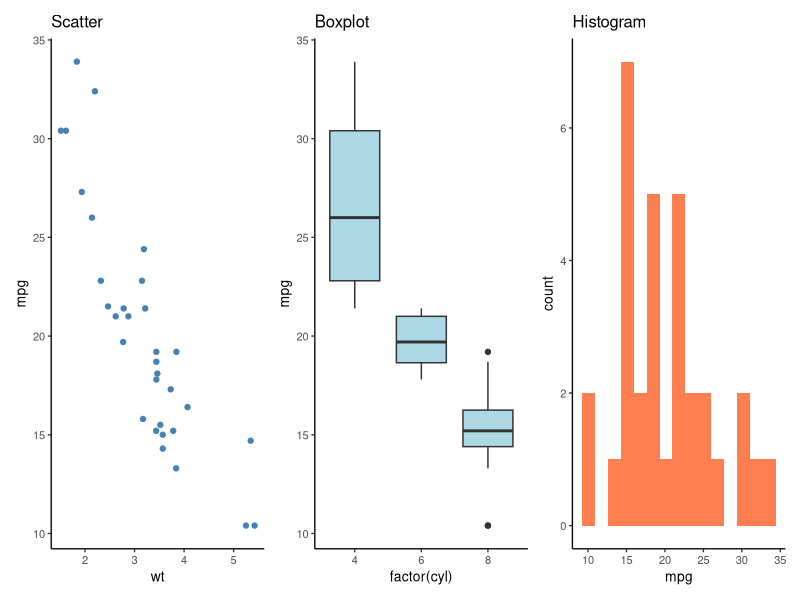
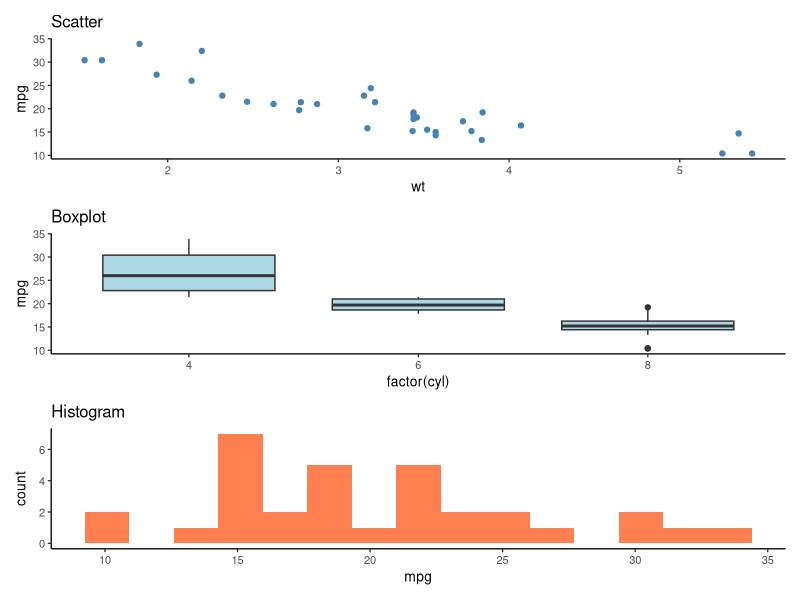
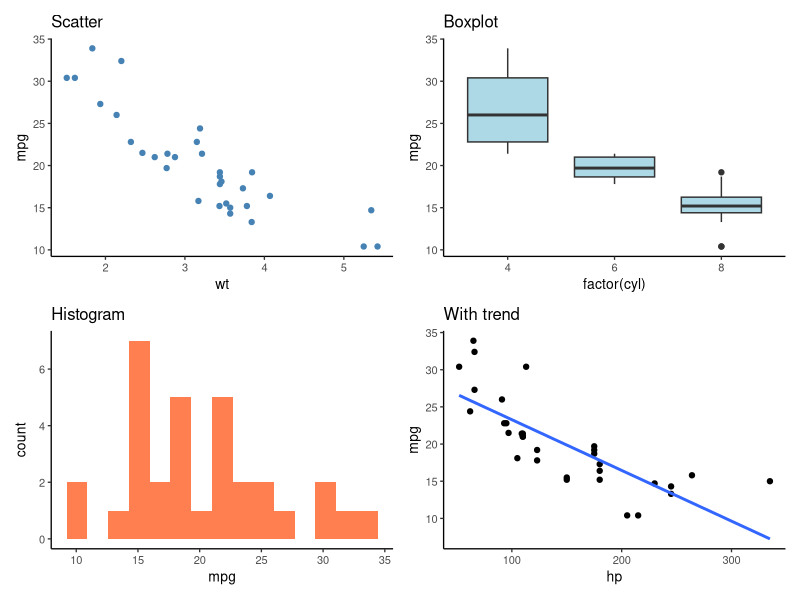
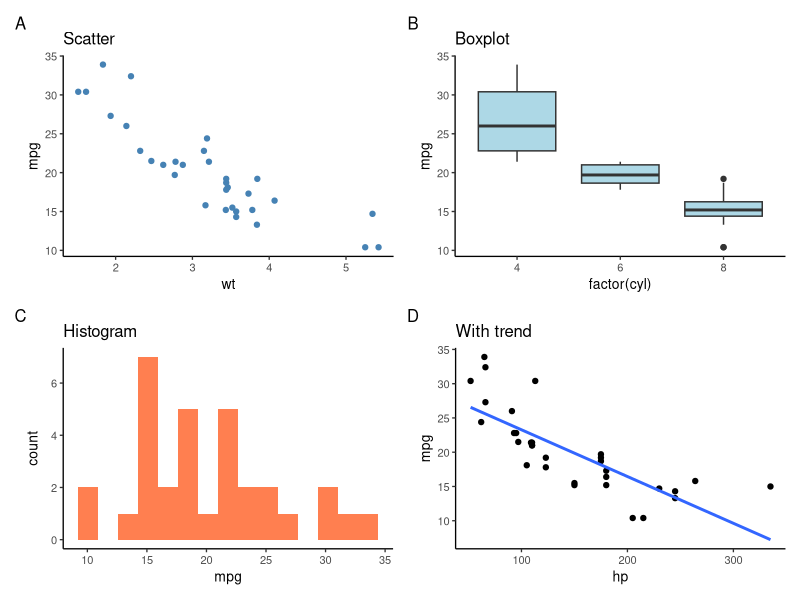
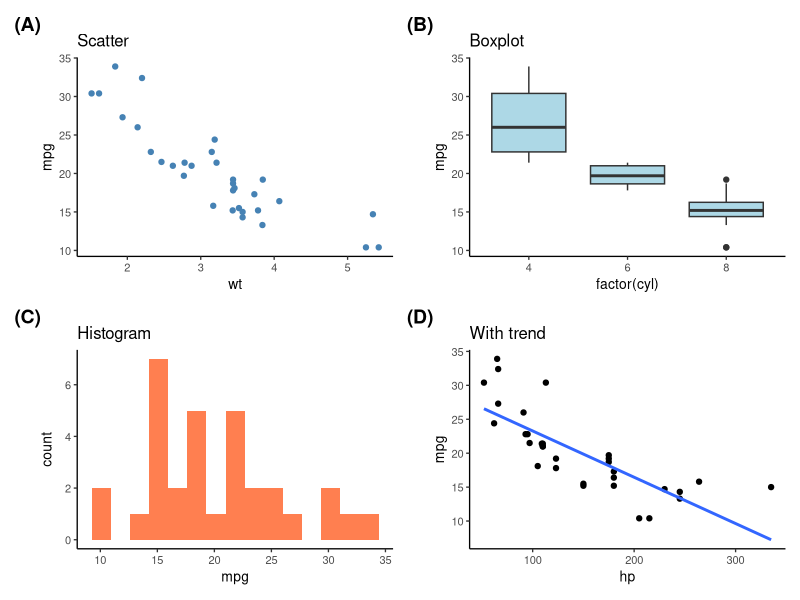
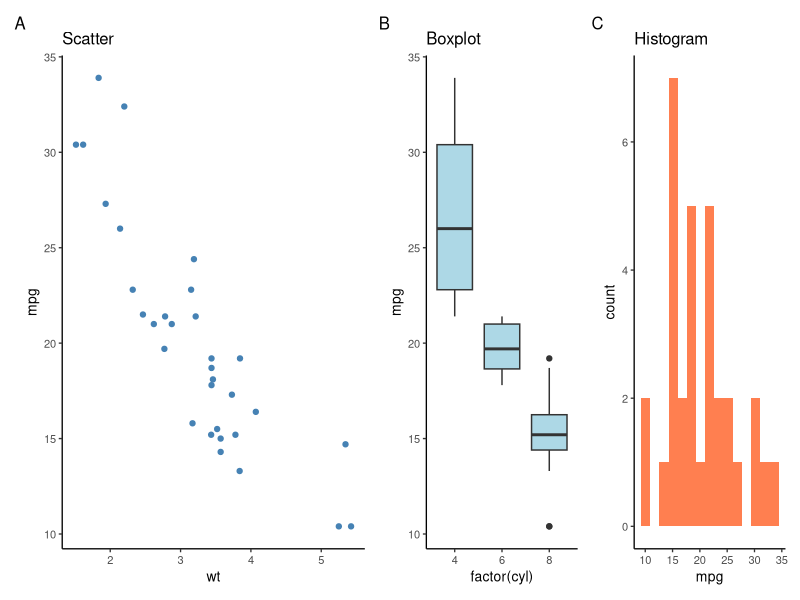
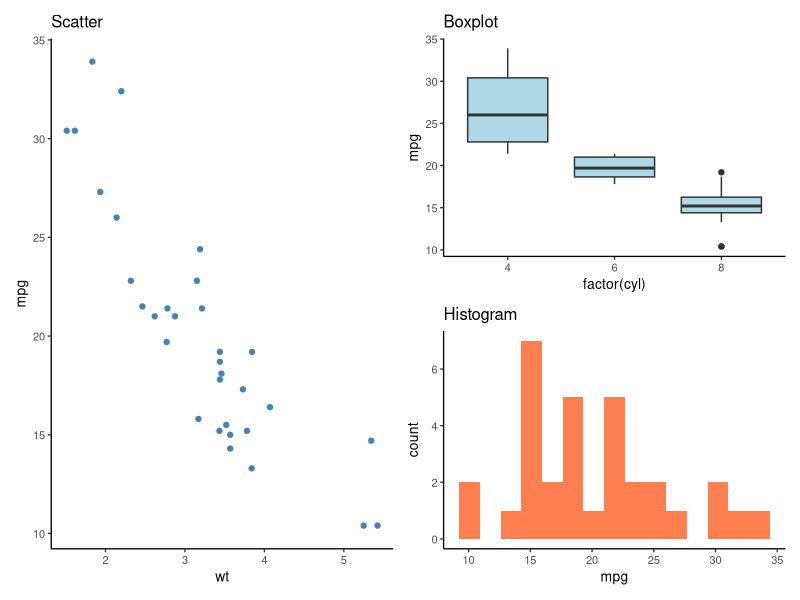
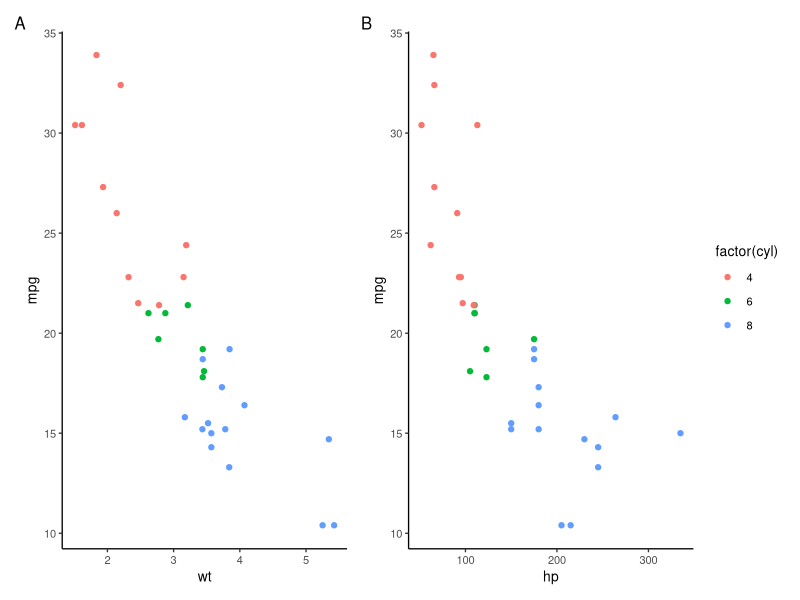

Recreate these plots in R, in order.
## ---- chunk 1
#| label: setup-patchwork
#| echo: false
#| eval: true
#| message: false

library(ggplot2)
library(patchwork)

# Create sample plots
p1 <- ggplot(mtcars, aes(wt, mpg)) +
  geom_point(color = "steelblue") +
  labs(title = "Scatter") +
  theme_classic(base_size = 10)

p2 <- ggplot(mtcars, aes(factor(cyl), mpg)) +
  geom_boxplot(fill = "lightblue") +
  labs(title = "Boxplot") +
  theme_classic(base_size = 10)

p3 <- ggplot(mtcars, aes(mpg)) +
  geom_histogram(bins = 15, fill = "coral") +
  labs(title = "Histogram") +
  theme_classic(base_size = 10)

p4 <- ggplot(mtcars, aes(hp, mpg)) +
  geom_point() + geom_smooth(method = "lm", se = FALSE) +
  labs(title = "With trend") +
  theme_classic(base_size = 10)
## ---- chunk 2
#| label: patchwork-horizontal
#| echo: true
#| eval: true
#| fig-width: 10
#| fig-height: 4

library(patchwork)

p1 | p2 | p3
## ---- chunk 3
#| label: patchwork-vertical
#| echo: true
#| eval: true
#| fig-width: 6
#| fig-height: 8

p1 / p2 / p3
## ---- chunk 4
#| label: patchwork-grid
#| echo: true
#| eval: true
#| fig-width: 10
#| fig-height: 8

(p1 | p2) / (p3 | p4)
## ---- chunk 5
#| label: patchwork-labels
#| echo: true
#| eval: true
#| fig-width: 10
#| fig-height: 8

(p1 | p2) / (p3 | p4) +
  plot_annotation(tag_levels = 'A')
## ---- chunk 6
#| label: patchwork-labels-custom
#| echo: true
#| eval: true
#| fig-width: 10
#| fig-height: 8

(p1 | p2) / (p3 | p4) +
  plot_annotation(
    tag_levels = 'A',
    tag_prefix = '(',
    tag_suffix = ')'
  ) &
  theme(plot.tag = element_text(face = 'bold', size = 14))
## ---- chunk 7
#| label: patchwork-widths
#| echo: true
#| eval: true
#| fig-width: 12
#| fig-height: 5

# First plot takes 2x width
p1 + p2 + p3 +
  plot_layout(widths = c(2, 1, 1)) +
  plot_annotation(tag_levels = 'A')
## ---- chunk 8
#| label: patchwork-nested
#| echo: true
#| eval: true
#| fig-width: 10
#| fig-height: 6

# Large plot on left, two stacked on right
p1 | (p2 / p3) +
  plot_annotation(tag_levels = 'A')
## ---- chunk 9
#| label: patchwork-legend
#| echo: true
#| eval: true
#| fig-width: 10
#| fig-height: 5

# Create plots with same color mapping
pa <- ggplot(mtcars, aes(wt, mpg, color = factor(cyl))) +
  geom_point() + theme_classic(base_size = 10)
pb <- ggplot(mtcars, aes(hp, mpg, color = factor(cyl))) +
  geom_point() + theme_classic(base_size = 10)

pa + pb +
  plot_layout(guides = 'collect') +
  plot_annotation(tag_levels = 'A')
## ---- chunk 10
#| label: patchwork-axes-demo
#| echo: true
#| eval: true
#| fig-width: 8
#| fig-height: 6

# Share y-axes for side-by-side plots
(p1 | p2) + plot_layout(axes = "collect_y")
## ---- chunk 11
#| label: patchwork-axes-demo-complex
#| echo: true
#| eval: true
#| fig-width: 8
#| fig-height: 6

# Complex: collect within groups first
((p1 | p2) + plot_layout(axes = "collect_y")) /
 (p3 | p4)
